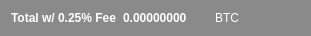
    <widget class="QWidget" name="layoutWidget">
     <property name="geometry">
      <rect>
       <x>11</x>
       <y>301</y>
       <width>311</width>
       <height>19</height>
      </rect>
     </property>
     <property name="palette">
      <palette>
       <active>
        <colorrole role="Button">
         <brush brushstyle="SolidPattern">
          <color alpha="255">
           <red>138</red>
           <green>138</green>
           <blue>138</blue>
          </color>
         </brush>
        </colorrole>
        <colorrole role="Base">
         <brush brushstyle="SolidPattern">
          <color alpha="255">
           <red>138</red>
           <green>138</green>
           <blue>138</blue>
          </color>
         </brush>
        </colorrole>
        <colorrole role="Window">
         <brush brushstyle="SolidPattern">
          <color alpha="255">
           <red>138</red>
           <green>138</green>
           <blue>138</blue>
          </color>
         </brush>
        </colorrole>
       </active>
       <inactive>
        <colorrole role="Button">
         <brush brushstyle="SolidPattern">
          <color alpha="255">
           <red>138</red>
           <green>138</green>
           <blue>138</blue>
          </color>
         </brush>
        </colorrole>
        <colorrole role="Base">
         <brush brushstyle="SolidPattern">
          <color alpha="255">
           <red>138</red>
           <green>138</green>
           <blue>138</blue>
          </color>
         </brush>
        </colorrole>
        <colorrole role="Window">
         <brush brushstyle="SolidPattern">
          <color alpha="255">
           <red>138</red>
           <green>138</green>
           <blue>138</blue>
          </color>
         </brush>
        </colorrole>
       </inactive>
       <disabled>
        <colorrole role="Button">
         <brush brushstyle="SolidPattern">
          <color alpha="255">
           <red>138</red>
           <green>138</green>
           <blue>138</blue>
          </color>
         </brush>
        </colorrole>
        <colorrole role="Base">
         <brush brushstyle="SolidPattern">
          <color alpha="255">
           <red>138</red>
           <green>138</green>
           <blue>138</blue>
          </color>
         </brush>
        </colorrole>
        <colorrole role="Window">
         <brush brushstyle="SolidPattern">
          <color alpha="255">
           <red>138</red>
           <green>138</green>
           <blue>138</blue>
          </color>
         </brush>
        </colorrole>
       </disabled>
      </palette>
     </property>
     <layout class="QHBoxLayout" name="horizontalLayout_4">
      <item>
       <widget class="QLabel" name="label_9">
        <property name="palette">
         <palette>
          <active>
           <colorrole role="WindowText">
            <brush brushstyle="SolidPattern">
             <color alpha="255">
              <red>255</red>
              <green>255</green>
              <blue>255</blue>
             </color>
            </brush>
           </colorrole>
           <colorrole role="Button">
            <brush brushstyle="SolidPattern">
             <color alpha="255">
              <red>138</red>
              <green>138</green>
              <blue>138</blue>
             </color>
            </brush>
           </colorrole>
           <colorrole role="Text">
            <brush brushstyle="SolidPattern">
             <color alpha="255">
              <red>255</red>
              <green>255</green>
              <blue>255</blue>
             </color>
            </brush>
           </colorrole>
           <colorrole role="ButtonText">
            <brush brushstyle="SolidPattern">
             <color alpha="255">
              <red>255</red>
              <green>255</green>
              <blue>255</blue>
             </color>
            </brush>
           </colorrole>
           <colorrole role="Base">
            <brush brushstyle="SolidPattern">
             <color alpha="255">
              <red>138</red>
              <green>138</green>
              <blue>138</blue>
             </color>
            </brush>
           </colorrole>
           <colorrole role="Window">
            <brush brushstyle="SolidPattern">
             <color alpha="255">
              <red>138</red>
              <green>138</green>
              <blue>138</blue>
             </color>
            </brush>
           </colorrole>
           <colorrole role="AlternateBase">
            <brush brushstyle="SolidPattern">
             <color alpha="255">
              <red>138</red>
              <green>138</green>
              <blue>138</blue>
             </color>
            </brush>
           </colorrole>
           <colorrole role="ToolTipBase">
            <brush brushstyle="SolidPattern">
             <color alpha="255">
              <red>178</red>
              <green>178</green>
              <blue>178</blue>
             </color>
            </brush>
           </colorrole>
          </active>
          <inactive>
           <colorrole role="WindowText">
            <brush brushstyle="SolidPattern">
             <color alpha="255">
              <red>255</red>
              <green>255</green>
              <blue>255</blue>
             </color>
            </brush>
           </colorrole>
           <colorrole role="Button">
            <brush brushstyle="SolidPattern">
             <color alpha="255">
              <red>138</red>
              <green>138</green>
              <blue>138</blue>
             </color>
            </brush>
           </colorrole>
           <colorrole role="Text">
            <brush brushstyle="SolidPattern">
             <color alpha="255">
              <red>255</red>
              <green>255</green>
              <blue>255</blue>
             </color>
            </brush>
           </colorrole>
           <colorrole role="ButtonText">
            <brush brushstyle="SolidPattern">
             <color alpha="255">
              <red>255</red>
              <green>255</green>
              <blue>255</blue>
             </color>
            </brush>
           </colorrole>
           <colorrole role="Base">
            <brush brushstyle="SolidPattern">
             <color alpha="255">
              <red>138</red>
              <green>138</green>
              <blue>138</blue>
             </color>
            </brush>
           </colorrole>
           <colorrole role="Window">
            <brush brushstyle="SolidPattern">
             <color alpha="255">
              <red>138</red>
              <green>138</green>
              <blue>138</blue>
             </color>
            </brush>
           </colorrole>
           <colorrole role="AlternateBase">
            <brush brushstyle="SolidPattern">
             <color alpha="255">
              <red>138</red>
              <green>138</green>
              <blue>138</blue>
             </color>
            </brush>
           </colorrole>
           <colorrole role="ToolTipBase">
            <brush brushstyle="SolidPattern">
             <color alpha="255">
              <red>178</red>
              <green>178</green>
              <blue>178</blue>
             </color>
            </brush>
           </colorrole>
          </inactive>
          <disabled>
           <colorrole role="WindowText">
            <brush brushstyle="SolidPattern">
             <color alpha="255">
              <red>178</red>
              <green>178</green>
              <blue>178</blue>
             </color>
            </brush>
           </colorrole>
           <colorrole role="Button">
            <brush brushstyle="SolidPattern">
             <color alpha="255">
              <red>138</red>
              <green>138</green>
              <blue>138</blue>
             </color>
            </brush>
           </colorrole>
           <colorrole role="Text">
            <brush brushstyle="SolidPattern">
             <color alpha="255">
              <red>178</red>
              <green>178</green>
              <blue>178</blue>
             </color>
            </brush>
           </colorrole>
           <colorrole role="ButtonText">
            <brush brushstyle="SolidPattern">
             <color alpha="255">
              <red>178</red>
              <green>178</green>
              <blue>178</blue>
             </color>
            </brush>
           </colorrole>
           <colorrole role="Base">
            <brush brushstyle="SolidPattern">
             <color alpha="255">
              <red>138</red>
              <green>138</green>
              <blue>138</blue>
             </color>
            </brush>
           </colorrole>
           <colorrole role="Window">
            <brush brushstyle="SolidPattern">
             <color alpha="255">
              <red>138</red>
              <green>138</green>
              <blue>138</blue>
             </color>
            </brush>
           </colorrole>
           <colorrole role="AlternateBase">
            <brush brushstyle="SolidPattern">
             <color alpha="255">
              <red>138</red>
              <green>138</green>
              <blue>138</blue>
             </color>
            </brush>
           </colorrole>
           <colorrole role="ToolTipBase">
            <brush brushstyle="SolidPattern">
             <color alpha="255">
              <red>178</red>
              <green>178</green>
              <blue>178</blue>
             </color>
            </brush>
           </colorrole>
          </disabled>
         </palette>
        </property>
        <property name="font">
         <font>
          <weight>75</weight>
          <bold>true</bold>
         </font>
        </property>
        <property name="text">
         <string>Total w/ 0.25% Fee</string>
        </property>
       </widget>
      </item>
      <item>
       <widget class="QLabel" name="BuyCostLabel">
        <property name="palette">
         <palette>
          <active>
           <colorrole role="WindowText">
            <brush brushstyle="SolidPattern">
             <color alpha="255">
              <red>255</red>
              <green>255</green>
              <blue>255</blue>
             </color>
            </brush>
           </colorrole>
           <colorrole role="Button">
            <brush brushstyle="SolidPattern">
             <color alpha="255">
              <red>138</red>
              <green>138</green>
              <blue>138</blue>
             </color>
            </brush>
           </colorrole>
           <colorrole role="Light">
            <brush brushstyle="SolidPattern">
             <color alpha="255">
              <red>0</red>
              <green>255</green>
              <blue>0</blue>
             </color>
            </brush>
           </colorrole>
           <colorrole role="Midlight">
            <brush brushstyle="SolidPattern">
             <color alpha="255">
              <red>0</red>
              <green>212</green>
              <blue>0</blue>
             </color>
            </brush>
           </colorrole>
           <colorrole role="Dark">
            <brush brushstyle="SolidPattern">
             <color alpha="255">
              <red>0</red>
              <green>85</green>
              <blue>0</blue>
             </color>
            </brush>
           </colorrole>
           <colorrole role="Mid">
            <brush brushstyle="SolidPattern">
             <color alpha="255">
              <red>0</red>
              <green>113</green>
              <blue>0</blue>
             </color>
            </brush>
           </colorrole>
           <colorrole role="Text">
            <brush brushstyle="SolidPattern">
             <color alpha="255">
              <red>255</red>
              <green>255</green>
              <blue>255</blue>
             </color>
            </brush>
           </colorrole>
           <colorrole role="BrightText">
            <brush brushstyle="SolidPattern">
             <color alpha="255">
              <red>255</red>
              <green>255</green>
              <blue>255</blue>
             </color>
            </brush>
           </colorrole>
           <colorrole role="ButtonText">
            <brush brushstyle="SolidPattern">
             <color alpha="255">
              <red>255</red>
              <green>255</green>
              <blue>255</blue>
             </color>
            </brush>
           </colorrole>
           <colorrole role="Base">
            <brush brushstyle="SolidPattern">
             <color alpha="255">
              <red>138</red>
              <green>138</green>
              <blue>138</blue>
             </color>
            </brush>
           </colorrole>
           <colorrole role="Window">
            <brush brushstyle="SolidPattern">
             <color alpha="255">
              <red>138</red>
              <green>138</green>
              <blue>138</blue>
             </color>
            </brush>
           </colorrole>
           <colorrole role="Shadow">
            <brush brushstyle="SolidPattern">
             <color alpha="255">
              <red>0</red>
              <green>0</green>
              <blue>0</blue>
             </color>
            </brush>
           </colorrole>
           <colorrole role="AlternateBase">
            <brush brushstyle="SolidPattern">
             <color alpha="255">
              <red>138</red>
              <green>138</green>
              <blue>138</blue>
             </color>
            </brush>
           </colorrole>
           <colorrole role="ToolTipBase">
            <brush brushstyle="SolidPattern">
             <color alpha="255">
              <red>178</red>
              <green>178</green>
              <blue>178</blue>
             </color>
            </brush>
           </colorrole>
           <colorrole role="ToolTipText">
            <brush brushstyle="SolidPattern">
             <color alpha="255">
              <red>0</red>
              <green>0</green>
              <blue>0</blue>
             </color>
            </brush>
           </colorrole>
          </active>
          <inactive>
           <colorrole role="WindowText">
            <brush brushstyle="SolidPattern">
             <color alpha="255">
              <red>255</red>
              <green>255</green>
              <blue>255</blue>
             </color>
            </brush>
           </colorrole>
           <colorrole role="Button">
            <brush brushstyle="SolidPattern">
             <color alpha="255">
              <red>138</red>
              <green>138</green>
              <blue>138</blue>
             </color>
            </brush>
           </colorrole>
           <colorrole role="Light">
            <brush brushstyle="SolidPattern">
             <color alpha="255">
              <red>0</red>
              <green>255</green>
              <blue>0</blue>
             </color>
            </brush>
           </colorrole>
           <colorrole role="Midlight">
            <brush brushstyle="SolidPattern">
             <color alpha="255">
              <red>0</red>
              <green>212</green>
              <blue>0</blue>
             </color>
            </brush>
           </colorrole>
           <colorrole role="Dark">
            <brush brushstyle="SolidPattern">
             <color alpha="255">
              <red>0</red>
              <green>85</green>
              <blue>0</blue>
             </color>
            </brush>
           </colorrole>
           <colorrole role="Mid">
            <brush brushstyle="SolidPattern">
             <color alpha="255">
              <red>0</red>
              <green>113</green>
              <blue>0</blue>
             </color>
            </brush>
           </colorrole>
           <colorrole role="Text">
            <brush brushstyle="SolidPattern">
             <color alpha="255">
              <red>255</red>
              <green>255</green>
              <blue>255</blue>
             </color>
            </brush>
           </colorrole>
           <colorrole role="BrightText">
            <brush brushstyle="SolidPattern">
             <color alpha="255">
              <red>255</red>
              <green>255</green>
              <blue>255</blue>
             </color>
            </brush>
           </colorrole>
           <colorrole role="ButtonText">
            <brush brushstyle="SolidPattern">
             <color alpha="255">
              <red>255</red>
              <green>255</green>
              <blue>255</blue>
             </color>
            </brush>
           </colorrole>
           <colorrole role="Base">
            <brush brushstyle="SolidPattern">
             <color alpha="255">
              <red>138</red>
              <green>138</green>
              <blue>138</blue>
             </color>
            </brush>
           </colorrole>
           <colorrole role="Window">
            <brush brushstyle="SolidPattern">
             <color alpha="255">
              <red>138</red>
              <green>138</green>
              <blue>138</blue>
             </color>
            </brush>
           </colorrole>
           <colorrole role="Shadow">
            <brush brushstyle="SolidPattern">
             <color alpha="255">
              <red>0</red>
              <green>0</green>
              <blue>0</blue>
             </color>
            </brush>
           </colorrole>
           <colorrole role="AlternateBase">
            <brush brushstyle="SolidPattern">
             <color alpha="255">
              <red>138</red>
              <green>138</green>
              <blue>138</blue>
             </color>
            </brush>
           </colorrole>
           <colorrole role="ToolTipBase">
            <brush brushstyle="SolidPattern">
             <color alpha="255">
              <red>178</red>
              <green>178</green>
              <blue>178</blue>
             </color>
            </brush>
           </colorrole>
           <colorrole role="ToolTipText">
            <brush brushstyle="SolidPattern">
             <color alpha="255">
              <red>0</red>
              <green>0</green>
              <blue>0</blue>
             </color>
            </brush>
           </colorrole>
          </inactive>
          <disabled>
           <colorrole role="WindowText">
            <brush brushstyle="SolidPattern">
             <color alpha="255">
              <red>178</red>
              <green>178</green>
              <blue>178</blue>
             </color>
            </brush>
           </colorrole>
           <colorrole role="Button">
            <brush brushstyle="SolidPattern">
             <color alpha="255">
              <red>138</red>
              <green>138</green>
              <blue>138</blue>
             </color>
            </brush>
           </colorrole>
           <colorrole role="Light">
            <brush brushstyle="SolidPattern">
             <color alpha="255">
              <red>0</red>
              <green>255</green>
              <blue>0</blue>
             </color>
            </brush>
           </colorrole>
           <colorrole role="Midlight">
            <brush brushstyle="SolidPattern">
             <color alpha="255">
              <red>0</red>
              <green>212</green>
              <blue>0</blue>
             </color>
            </brush>
           </colorrole>
           <colorrole role="Dark">
            <brush brushstyle="SolidPattern">
             <color alpha="255">
              <red>0</red>
              <green>85</green>
              <blue>0</blue>
             </color>
            </brush>
           </colorrole>
           <colorrole role="Mid">
            <brush brushstyle="SolidPattern">
             <color alpha="255">
              <red>0</red>
              <green>113</green>
              <blue>0</blue>
             </color>
            </brush>
           </colorrole>
           <colorrole role="Text">
            <brush brushstyle="SolidPattern">
             <color alpha="255">
              <red>178</red>
              <green>178</green>
              <blue>178</blue>
             </color>
            </brush>
           </colorrole>
           <colorrole role="BrightText">
            <brush brushstyle="SolidPattern">
             <color alpha="255">
              <red>255</red>
              <green>255</green>
              <blue>255</blue>
             </color>
            </brush>
           </colorrole>
           <colorrole role="ButtonText">
            <brush brushstyle="SolidPattern">
             <color alpha="255">
              <red>178</red>
              <green>178</green>
              <blue>178</blue>
             </color>
            </brush>
           </colorrole>
           <colorrole role="Base">
            <brush brushstyle="SolidPattern">
             <color alpha="255">
              <red>138</red>
              <green>138</green>
              <blue>138</blue>
             </color>
            </brush>
           </colorrole>
           <colorrole role="Window">
            <brush brushstyle="SolidPattern">
             <color alpha="255">
              <red>138</red>
              <green>138</green>
              <blue>138</blue>
             </color>
            </brush>
           </colorrole>
           <colorrole role="Shadow">
            <brush brushstyle="SolidPattern">
             <color alpha="255">
              <red>0</red>
              <green>0</green>
              <blue>0</blue>
             </color>
            </brush>
           </colorrole>
           <colorrole role="AlternateBase">
            <brush brushstyle="SolidPattern">
             <color alpha="255">
              <red>138</red>
              <green>138</green>
              <blue>138</blue>
             </color>
            </brush>
           </colorrole>
           <colorrole role="ToolTipBase">
            <brush brushstyle="SolidPattern">
             <color alpha="255">
              <red>178</red>
              <green>178</green>
              <blue>178</blue>
             </color>
            </brush>
           </colorrole>
           <colorrole role="ToolTipText">
            <brush brushstyle="SolidPattern">
             <color alpha="255">
              <red>0</red>
              <green>0</green>
              <blue>0</blue>
             </color>
            </brush>
           </colorrole>
          </disabled>
         </palette>
        </property>
        <property name="font">
         <font>
          <weight>75</weight>
          <bold>true</bold>
         </font>
        </property>
        <property name="autoFillBackground">
         <bool>false</bool>
        </property>
        <property name="text">
         <string>0.00000000</string>
        </property>
        <property name="textInteractionFlags">
         <set>Qt::LinksAccessibleByMouse|Qt::TextSelectableByMouse</set>
        </property>
       </widget>
      </item>
      <item>
       <widget class="QLabel" name="label_10">
        <property name="palette">
         <palette>
          <active>
           <colorrole role="WindowText">
            <brush brushstyle="SolidPattern">
             <color alpha="255">
              <red>255</red>
              <green>255</green>
              <blue>255</blue>
             </color>
            </brush>
           </colorrole>
           <colorrole role="Button">
            <brush brushstyle="SolidPattern">
             <color alpha="255">
              <red>138</red>
              <green>138</green>
              <blue>138</blue>
             </color>
            </brush>
           </colorrole>
           <colorrole role="Text">
            <brush brushstyle="SolidPattern">
             <color alpha="255">
              <red>255</red>
              <green>255</green>
              <blue>255</blue>
             </color>
            </brush>
           </colorrole>
           <colorrole role="ButtonText">
            <brush brushstyle="SolidPattern">
             <color alpha="255">
              <red>255</red>
              <green>255</green>
              <blue>255</blue>
             </color>
            </brush>
           </colorrole>
           <colorrole role="Base">
            <brush brushstyle="SolidPattern">
             <color alpha="255">
              <red>138</red>
              <green>138</green>
              <blue>138</blue>
             </color>
            </brush>
           </colorrole>
           <colorrole role="Window">
            <brush brushstyle="SolidPattern">
             <color alpha="255">
              <red>138</red>
              <green>138</green>
              <blue>138</blue>
             </color>
            </brush>
           </colorrole>
           <colorrole role="AlternateBase">
            <brush brushstyle="SolidPattern">
             <color alpha="255">
              <red>138</red>
              <green>138</green>
              <blue>138</blue>
             </color>
            </brush>
           </colorrole>
           <colorrole role="ToolTipBase">
            <brush brushstyle="SolidPattern">
             <color alpha="255">
              <red>178</red>
              <green>178</green>
              <blue>178</blue>
             </color>
            </brush>
           </colorrole>
          </active>
          <inactive>
           <colorrole role="WindowText">
            <brush brushstyle="SolidPattern">
             <color alpha="255">
              <red>255</red>
              <green>255</green>
              <blue>255</blue>
             </color>
            </brush>
           </colorrole>
           <colorrole role="Button">
            <brush brushstyle="SolidPattern">
             <color alpha="255">
              <red>138</red>
              <green>138</green>
              <blue>138</blue>
             </color>
            </brush>
           </colorrole>
           <colorrole role="Text">
            <brush brushstyle="SolidPattern">
             <color alpha="255">
              <red>255</red>
              <green>255</green>
              <blue>255</blue>
             </color>
            </brush>
           </colorrole>
           <colorrole role="ButtonText">
            <brush brushstyle="SolidPattern">
             <color alpha="255">
              <red>255</red>
              <green>255</green>
              <blue>255</blue>
             </color>
            </brush>
           </colorrole>
           <colorrole role="Base">
            <brush brushstyle="SolidPattern">
             <color alpha="255">
              <red>138</red>
              <green>138</green>
              <blue>138</blue>
             </color>
            </brush>
           </colorrole>
           <colorrole role="Window">
            <brush brushstyle="SolidPattern">
             <color alpha="255">
              <red>138</red>
              <green>138</green>
              <blue>138</blue>
             </color>
            </brush>
           </colorrole>
           <colorrole role="AlternateBase">
            <brush brushstyle="SolidPattern">
             <color alpha="255">
              <red>138</red>
              <green>138</green>
              <blue>138</blue>
             </color>
            </brush>
           </colorrole>
           <colorrole role="ToolTipBase">
            <brush brushstyle="SolidPattern">
             <color alpha="255">
              <red>178</red>
              <green>178</green>
              <blue>178</blue>
             </color>
            </brush>
           </colorrole>
          </inactive>
          <disabled>
           <colorrole role="WindowText">
            <brush brushstyle="SolidPattern">
             <color alpha="255">
              <red>178</red>
              <green>178</green>
              <blue>178</blue>
             </color>
            </brush>
           </colorrole>
           <colorrole role="Button">
            <brush brushstyle="SolidPattern">
             <color alpha="255">
              <red>138</red>
              <green>138</green>
              <blue>138</blue>
             </color>
            </brush>
           </colorrole>
           <colorrole role="Text">
            <brush brushstyle="SolidPattern">
             <color alpha="255">
              <red>178</red>
              <green>178</green>
              <blue>178</blue>
             </color>
            </brush>
           </colorrole>
           <colorrole role="ButtonText">
            <brush brushstyle="SolidPattern">
             <color alpha="255">
              <red>178</red>
              <green>178</green>
              <blue>178</blue>
             </color>
            </brush>
           </colorrole>
           <colorrole role="Base">
            <brush brushstyle="SolidPattern">
             <color alpha="255">
              <red>138</red>
              <green>138</green>
              <blue>138</blue>
             </color>
            </brush>
           </colorrole>
           <colorrole role="Window">
            <brush brushstyle="SolidPattern">
             <color alpha="255">
              <red>138</red>
              <green>138</green>
              <blue>138</blue>
             </color>
            </brush>
           </colorrole>
           <colorrole role="AlternateBase">
            <brush brushstyle="SolidPattern">
             <color alpha="255">
              <red>138</red>
              <green>138</green>
              <blue>138</blue>
             </color>
            </brush>
           </colorrole>
           <colorrole role="ToolTipBase">
            <brush brushstyle="SolidPattern">
             <color alpha="255">
              <red>178</red>
              <green>178</green>
              <blue>178</blue>
             </color>
            </brush>
           </colorrole>
          </disabled>
         </palette>
        </property>
        <property name="font">
         <font>
          <weight>50</weight>
          <bold>false</bold>
         </font>
        </property>
        <property name="text">
         <string>BTC</string>
        </property>
       </widget>
      </item>
     </layout>
    </widget>
